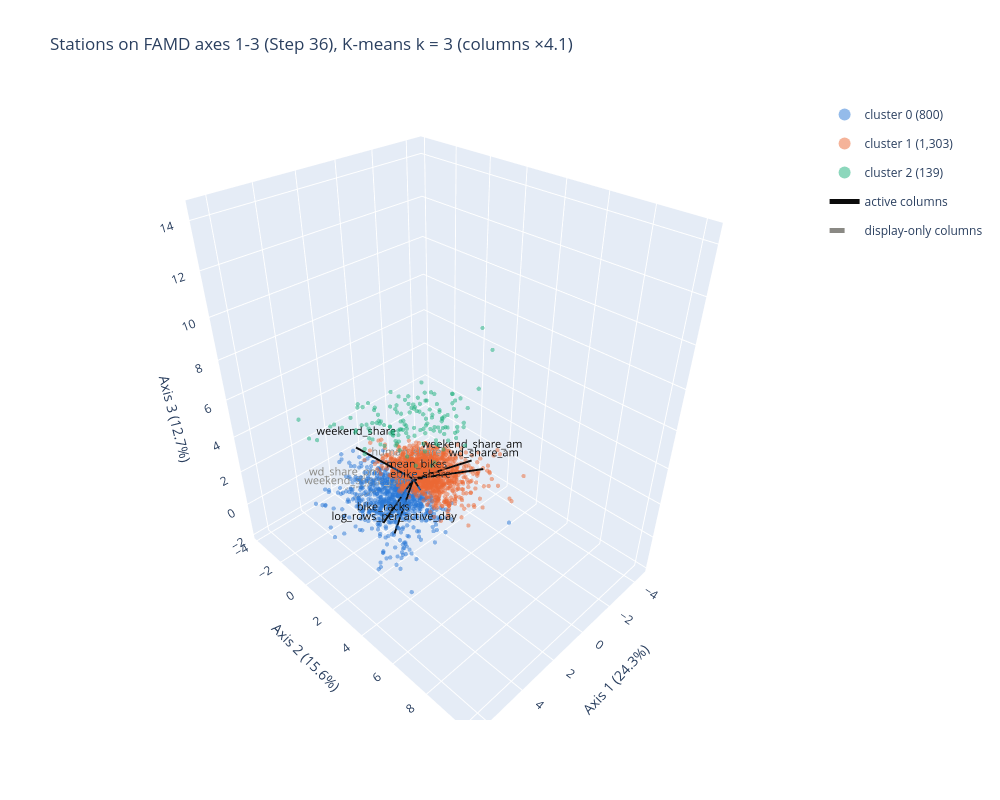

Write notebook code for a chart like this one.
### Markdown cell above
### Step 38: Rotatable 3D plot of the Step 36 FAMD (axes 1–3)

### Code cell
k = 3
labels_k = cluster_labels_12h[f"k{k}"]
coords_3d = famd_12h.row_coordinates(famd_input_12h)[[0, 1, 2]]    # stations on FAMD axes 1-3 (Step 36)
col_coords_3d = famd_12h.column_coordinates_[[0, 1, 2]]
pct_3d = np.asarray(famd_12h.percentage_of_variance_)[:3]

active_3d = col_coords_3d.loc[famd_numeric_12h]              # active numerical columns -> solid lines
display_3d = col_coords_3d.loc[famd_numeric_display_12h]     # display-only columns -> dashed lines
# column lines stretched by one factor so the longest reaches 90% of the stations' 99th-percentile score
scale_3d = 0.9 * np.abs(coords_3d).quantile(0.99).max() / np.sqrt((pd.concat([active_3d, display_3d]) ** 2).sum(axis=1)).max()
cluster_colors = ["#2a78d6", "#eb6834", "#1baf7a", "#6250d6"]

fig = go.Figure()

# stations, one trace per cluster (click a legend entry to hide / show it)
station_info_3d = famd_input_12h[["smod_level1", "country"]]
for c in sorted(labels_k.unique()):
    mask = labels_k == c
    fig.add_trace(go.Scatter3d(
        x=coords_3d.loc[mask, 0], y=coords_3d.loc[mask, 1], z=coords_3d.loc[mask, 2],
        mode="markers", name=f"cluster {c} ({mask.sum():,})",
        marker=dict(size=2.5, color=cluster_colors[c], opacity=0.5),
        customdata=np.column_stack([coords_3d.index[mask], station_info_3d.loc[mask].to_numpy()]),
        hovertemplate="station %{customdata[0]}<br>%{customdata[1]}, %{customdata[2]}<extra>cluster " + str(c) + "</extra>",
    ))

# columns: a line from the origin with the column name at its end
for vectors, color, dash, group in [(active_3d, "#0b0b0b", "solid", "active columns"),
                                    (display_3d, "#8a8984", "dash", "display-only columns")]:
    for i, (var, (x, y, z)) in enumerate(vectors.iterrows()):
        fig.add_trace(go.Scatter3d(
            x=[0, x * scale_3d], y=[0, y * scale_3d], z=[0, z * scale_3d],
            mode="lines+text", text=["", var], textposition="top center",
            line=dict(color=color, width=4, dash=dash), textfont=dict(color=color, size=11),
            name=group, legendgroup=group, showlegend=(i == 0), hoverinfo="skip",
        ))

fig.update_layout(
    title=f"Stations on FAMD axes 1-3 (Step 36), K-means k = {k} (columns ×{scale_3d:.1f})",
    scene=dict(xaxis_title=f"Axis 1 ({pct_3d[0]:.1f}%)",
               yaxis_title=f"Axis 2 ({pct_3d[1]:.1f}%)",
               zaxis_title=f"Axis 3 ({pct_3d[2]:.1f}%)"),
    width=1000, height=800, legend=dict(itemsizing="constant"),
)
fig.show()

### Figure 1 — Plotly figure (JSON) as saved in the notebook; plotly's stock layout.template omitted (floating-point values rounded to 4 significant figures; data arrays with more than 128 entries replaced by an {"elided": "..."} marker saying what was removed)
{"data": [{"customdata": {"elided": "800x3 mixed values"}, "hovertemplate": "station %{customdata[0]}<br>%{customdata[1]}, %{customdata[2]}<extra>cluster 0</extra>", "marker": {"color": "#2a78d6", "opacity": 0.5, "size": 2.5}, "mode": "markers", "name": "cluster 0 (800)", "type": "scatter3d", "x": {"elided": "800 float values"}, "y": {"elided": "800 float values"}, "z": {"elided": "800 float values"}}, {"customdata": {"elided": "1303x3 mixed values"}, "hovertemplate": "station %{customdata[0]}<br>%{customdata[1]}, %{customdata[2]}<extra>cluster 1</extra>", "marker": {"color": "#eb6834", "opacity": 0.5, "size": 2.5}, "mode": "markers", "name": "cluster 1 (1,303)", "type": "scatter3d", "x": {"elided": "1303 float values"}, "y": {"elided": "1303 float values"}, "z": {"elided": "1303 float values"}}, {"customdata": {"elided": "139x3 mixed values"}, "hovertemplate": "station %{customdata[0]}<br>%{customdata[1]}, %{customdata[2]}<extra>cluster 2</extra>", "marker": {"color": "#1baf7a", "opacity": 0.5, "size": 2.5}, "mode": "markers", "name": "cluster 2 (139)", "type": "scatter3d", "x": {"elided": "139 float values"}, "y": {"elided": "139 float values"}, "z": {"elided": "139 float values"}}, {"hoverinfo": "skip", "legendgroup": "active columns", "line": {"color": "#0b0b0b", "dash": "solid", "width": 4}, "mode": "lines+text", "name": "active columns", "showlegend": true, "text": ["", "bike_racks"], "textfont": {"color": "#0b0b0b", "size": 11}, "textposition": "top center", "type": "scatter3d", "x": [0, 3.069], "y": [0, 1.253], "z": [0, -0.05441]}, {"hoverinfo": "skip", "legendgroup": "active columns", "line": {"color": "#0b0b0b", "dash": "solid", "width": 4}, "mode": "lines+text", "name": "active columns", "showlegend": false, "text": ["", "mean_bikes"], "textfont": {"color": "#0b0b0b", "size": 11}, "textposition": "top center", "type": "scatter3d", "x": [0, 1.461], "y": [0, 1.864], "z": [0, 1.935]}, {"hoverinfo": "skip", "legendgroup": "active columns", "line": {"color": "#0b0b0b", "dash": "solid", "width": 4}, "mode": "lines+text", "name": "active columns", "showlegend": false, "text": ["", "log_rows_per_active_day"], "textfont": {"color": "#0b0b0b", "size": 11}, "textposition": "top center", "type": "scatter3d", "x": [0, 2.792], "y": [0, 1.682], "z": [0, -0.619]}, {"hoverinfo": "skip", "legendgroup": "active columns", "line": {"color": "#0b0b0b", "dash": "solid", "width": 4}, "mode": "lines+text", "name": "active columns", "showlegend": false, "text": ["", "weekend_share"], "textfont": {"color": "#0b0b0b", "size": 11}, "textposition": "top center", "type": "scatter3d", "x": [0, 1.592], "y": [0, -2.349], "z": [0, 1.56]}, {"hoverinfo": "skip", "legendgroup": "active columns", "line": {"color": "#0b0b0b", "dash": "solid", "width": 4}, "mode": "lines+text", "name": "active columns", "showlegend": false, "text": ["", "wd_share_am"], "textfont": {"color": "#0b0b0b", "size": 11}, "textposition": "top center", "type": "scatter3d", "x": [0, -2.588], "y": [0, 2.299], "z": [0, 0.4708]}, {"hoverinfo": "skip", "legendgroup": "active columns", "line": {"color": "#0b0b0b", "dash": "solid", "width": 4}, "mode": "lines+text", "name": "active columns", "showlegend": false, "text": ["", "weekend_share_am"], "textfont": {"color": "#0b0b0b", "size": 11}, "textposition": "top center", "type": "scatter3d", "x": [0, -2.543], "y": [0, 1.54], "z": [0, 0.6012]}, {"hoverinfo": "skip", "legendgroup": "active columns", "line": {"color": "#0b0b0b", "dash": "solid", "width": 4}, "mode": "lines+text", "name": "active columns", "showlegend": false, "text": ["", "ebike_share"], "textfont": {"color": "#0b0b0b", "size": 11}, "textposition": "top center", "type": "scatter3d", "x": [0, 0.4703], "y": [0, 1.015], "z": [0, 0.1815]}, {"hoverinfo": "skip", "legendgroup": "display-only columns", "line": {"color": "#8a8984", "dash": "dash", "width": 4}, "mode": "lines+text", "name": "display-only columns", "showlegend": true, "text": ["", "wd_share_pm"], "textfont": {"color": "#8a8984", "size": 11}, "textposition": "top center", "type": "scatter3d", "x": [0, 2.588], "y": [0, -2.299], "z": [0, -0.4708]}, {"hoverinfo": "skip", "legendgroup": "display-only columns", "line": {"color": "#8a8984", "dash": "dash", "width": 4}, "mode": "lines+text", "name": "display-only columns", "showlegend": false, "text": ["", "weekend_share_pm"], "textfont": {"color": "#8a8984", "size": 11}, "textposition": "top center", "type": "scatter3d", "x": [0, 2.543], "y": [0, -1.54], "z": [0, -0.6012]}, {"hoverinfo": "skip", "legendgroup": "display-only columns", "line": {"color": "#8a8984", "dash": "dash", "width": 4}, "mode": "lines+text", "name": "display-only columns", "showlegend": false, "text": ["", "human_share"], "textfont": {"color": "#8a8984", "size": 11}, "textposition": "top center", "type": "scatter3d", "x": [0, -0.4703], "y": [0, -1.015], "z": [0, -0.1815]}], "layout": {"height": 800, "legend": {"itemsizing": "constant"}, "scene": {"xaxis": {"title": {"text": "Axis 1 (24.3%)"}}, "yaxis": {"title": {"text": "Axis 2 (15.6%)"}}, "zaxis": {"title": {"text": "Axis 3 (12.7%)"}}}, "title": {"text": "Stations on FAMD axes 1-3 (Step 36), K-means k = 3 (columns ×4.1)"}, "width": 1000}}
